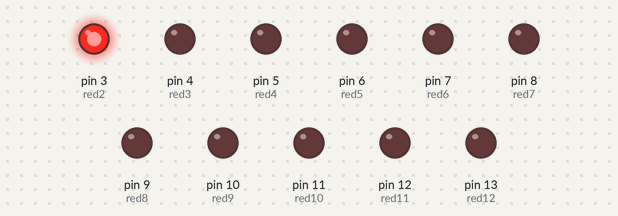
A sketch run on a simulated Arduino Uno, built with avr-gcc and run on an emulated ATmega328P. Parts: output pins drawn as LEDs (lit = HIGH).

Above: at 0.1 s.
At 12.9 s:
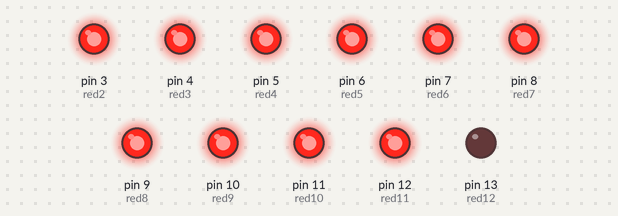
At 15.9 s:
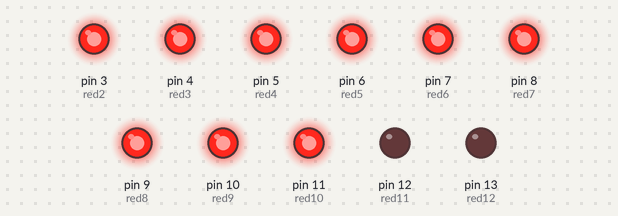
At 18.9 s:
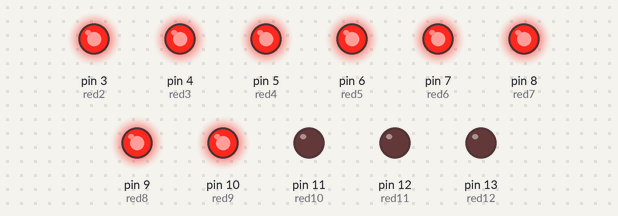
At 27.9 s:
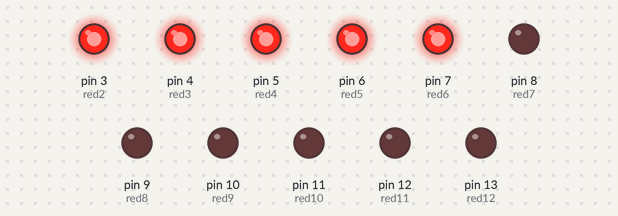
At 36.9 s:
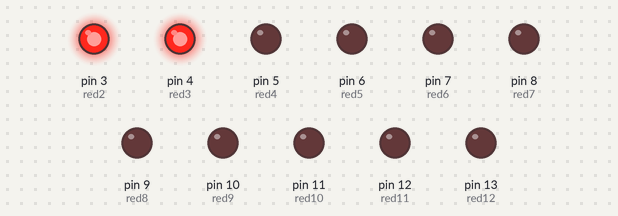
Timing chart, 0 to 40.0 s (numbered marks = the images above):
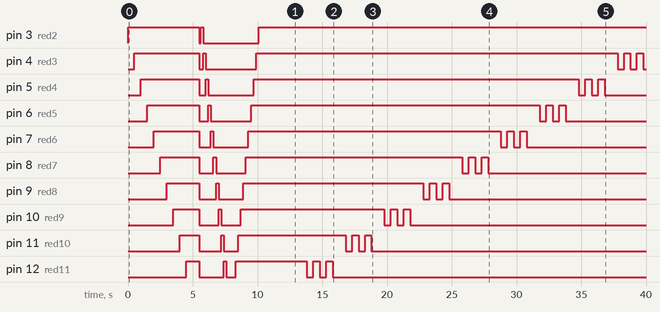

The sketch:

12LEDs-1.ino
```cpp
int red2=3;
int red3=4;
int red4=5;
int red5=6;
int red6=7;
int red7=8;
int red8=9;
int red9=10;;
int red10=11;
int red11=12;
int red12=13;

void setup() {
  // put your setup code here, to run once:
pinMode (red2,OUTPUT);
pinMode (red3,OUTPUT);
pinMode (red4,OUTPUT);
pinMode (red5,OUTPUT);
pinMode (red6,OUTPUT);
pinMode (red7,OUTPUT);
pinMode (red8,OUTPUT);
pinMode (red9,OUTPUT);
pinMode (red10,OUTPUT);
pinMode (red11,OUTPUT);
pinMode (red12,OUTPUT);
}


void loop() {
  // put your main code here, to run repeatedly:
digitalWrite (red2,1);
digitalWrite (red3,0);
digitalWrite (red4,0);
digitalWrite (red5,0);
digitalWrite (red6,0);
digitalWrite (red7,0);
digitalWrite (red8,0);
digitalWrite (red9,0);
digitalWrite (red10,0);
digitalWrite (red11,0);
digitalWrite (red12,0);
delay(500);
digitalWrite (red2,1);
digitalWrite (red3,1);
digitalWrite (red4,0);
digitalWrite (red5,0);
digitalWrite (red6,0);
digitalWrite (red7,0);
digitalWrite (red8,0);
digitalWrite (red9,0);
digitalWrite (red10,0);
digitalWrite (red11,0);
digitalWrite (red12,0);
delay(500);
digitalWrite (red2,1);
digitalWrite (red3,1);
digitalWrite (red4,1);
digitalWrite (red5,0);
digitalWrite (red6,0);
digitalWrite (red7,0);
digitalWrite (red8,0);
digitalWrite (red9,0);
digitalWrite (red10,0);
digitalWrite (red11,0);
digitalWrite (red12,0);
delay(500);
digitalWrite (red2,1);
digitalWrite (red3,1);
digitalWrite (red4,1);
digitalWrite (red5,1) ;
digitalWrite (red6,0);
digitalWrite (red7,0);
digitalWrite (red8,0);
digitalWrite (red9,0);
digitalWrite (red10,0);
digitalWrite (red11,0);
digitalWrite (red12,0);
delay(500);
digitalWrite (red2,1);
digitalWrite (red3,1);
digitalWrite (red4,1);
digitalWrite (red5,1) ;
digitalWrite (red6,1);
digitalWrite (red7,0);
digitalWrite (red8,0);
digitalWrite (red9,0);
digitalWrite (red10,0);
digitalWrite (red11,0);
digitalWrite (red12,0);
delay(500);
digitalWrite (red2,1);
digitalWrite (red3,1);
digitalWrite (red4,1);
digitalWrite (red5,1) ;
digitalWrite (red6,1);
digitalWrite (red7,1);
digitalWrite (red8,0);
digitalWrite (red9,0);
digitalWrite (red10,0);
digitalWrite (red11,0);
digitalWrite (red12,0);
delay(500);
digitalWrite (red2,1);
digitalWrite (red3,1);
digitalWrite (red4,1);
digitalWrite (red5,1) ;
digitalWrite (red6,1);
digitalWrite (red7,1);
digitalWrite (red8,1);
digitalWrite (red9,0);
digitalWrite (red10,0);
digitalWrite (red11,0);
digitalWrite (red12,0);
delay(500);
digitalWrite (red2,1);
digitalWrite (red3,1);
digitalWrite (red4,1);
digitalWrite (red5,1) ;
digitalWrite (red6,1);
digitalWrite (red7,1);
digitalWrite (red8,1);
digitalWrite (red9,1);
digitalWrite (red10,0);
digitalWrite (red11,0);
digitalWrite (red12,0);
delay(500);
digitalWrite (red2,1);
digitalWrite (red3,1);
digitalWrite (red4,1);
digitalWrite (red5,1) ;
digitalWrite (red6,1);
digitalWrite (red7,1);
digitalWrite (red8,1);
digitalWrite (red9,1);
digitalWrite (red10,1);
digitalWrite (red11,0);
digitalWrite (red12,0);
delay(500);
digitalWrite (red2,1);
digitalWrite (red3,1);
digitalWrite (red4,1);
digitalWrite (red5,1) ;
digitalWrite (red6,1);
digitalWrite (red7,1);
digitalWrite (red8,1);
digitalWrite (red9,1);
digitalWrite (red10,1);
digitalWrite (red11,1);
digitalWrite (red12,0);
delay(500);
digitalWrite (red2,1);
digitalWrite (red3,1);
digitalWrite (red4,1);
digitalWrite (red5,1) ;
digitalWrite (red6,1);
digitalWrite (red7,1);
digitalWrite (red8,1);
digitalWrite (red9,1);
digitalWrite (red10,1);
digitalWrite (red11,1);
digitalWrite (red12,1);
delay(500);
digitalWrite (red2,0);
digitalWrite (red3,0);
digitalWrite (red4,0);
digitalWrite (red5,0);
digitalWrite (red6,0);
digitalWrite (red7,0);
digitalWrite (red8,0);
digitalWrite (red9,0);
digitalWrite (red10,0);
digitalWrite (red11,0);
digitalWrite (red12,0);
delay (100);
digitalWrite (red2,1);
digitalWrite (red3,0);
digitalWrite (red4,0);
digitalWrite (red5,0);
digitalWrite (red6,0);
digitalWrite (red7,0);
digitalWrite (red8,0);
digitalWrite (red9,0);
digitalWrite (red10,0);
digitalWrite (red11,0);
digitalWrite (red12,0);
delay (200);
digitalWrite (red2,0);
digitalWrite (red3,1);
digitalWrite (red4,0);
digitalWrite (red5,0);
digitalWrite (red6,0);
digitalWrite (red7,0);
digitalWrite (red8,0);
digitalWrite (red9,0);
digitalWrite (red10,0);
digitalWrite (red11,0);
digitalWrite (red12,0);
delay (200);
digitalWrite (red2,0);
digitalWrite (red3,0);
digitalWrite (red4,1);
digitalWrite (red5,0);
digitalWrite (red6,0);
digitalWrite (red7,0);
digitalWrite (red8,0);
digitalWrite (red9,0);
digitalWrite (red10,0);
digitalWrite (red11,0);
digitalWrite (red12,0);
delay (200);
digitalWrite (red2,0);
digitalWrite (red3,0);
digitalWrite (red4,0);
digitalWrite (red5,1);
digitalWrite (red6,0);
digitalWrite (red7,0);
digitalWrite (red8,0);
digitalWrite (red9,0);
digitalWrite (red10,0);
digitalWrite (red11,0);
digitalWrite (red12,0);
delay (200);
digitalWrite (red2,0);
digitalWrite (red3,0);
digitalWrite (red4,0);
digitalWrite (red5,0);
digitalWrite (red6,1);
digitalWrite (red7,0);
digitalWrite (red8,0);
digitalWrite (red9,0);
digitalWrite (red10,0);
digitalWrite (red11,0);
digitalWrite (red12,0);
delay (200);
digitalWrite (red2,0);
digitalWrite (red3,0);
digitalWrite (red4,0);
digitalWrite (red5,0);
digitalWrite (red6,0);
digitalWrite (red7,1);
digitalWrite (red8,0);
digitalWrite (red9,0);
digitalWrite (red10,0);
digitalWrite (red11,0);
digitalWrite (red12,0);
delay (200);
digitalWrite (red2,0);
digitalWrite (red3,0);
digitalWrite (red4,0);
digitalWrite (red5,0);
digitalWrite (red6,0);
digitalWrite (red7,0);
digitalWrite (red8,1);
digitalWrite (red9,0);
digitalWrite (red10,0);
digitalWrite (red11,0);
digitalWrite (red12,0);
delay (200);
digitalWrite (red2,0);
digitalWrite (red3,0);
digitalWrite (red4,0);
digitalWrite (red5,0);
digitalWrite (red6,0);
digitalWrite (red7,0);
digitalWrite (red8,0);
digitalWrite (red9,1);
digitalWrite (red10,0);
digitalWrite (red11,0);
digitalWrite (red12,0);
delay (200);
digitalWrite (red2,0);
digitalWrite (red3,0);
digitalWrite (red4,0);
digitalWrite (red5,0);
digitalWrite (red6,0);
digitalWrite (red7,0);
digitalWrite (red8,0);
digitalWrite (red9,0);
digitalWrite (red10,1);
digitalWrite (red11,0);
digitalWrite (red12,0);
delay (200);
digitalWrite (red2,0);
digitalWrite (red3,0);
digitalWrite (red4,0);
digitalWrite (red5,0);
digitalWrite (red6,0);
digitalWrite (red7,0);
digitalWrite (red8,0);
digitalWrite (red9,0);
digitalWrite (red10,0);
digitalWrite (red11,1);
digitalWrite (red12,0);
delay (200);
digitalWrite (red2,0);
digitalWrite (red3,0);
digitalWrite (red4,0);
digitalWrite (red5,0);
digitalWrite (red6,0);
digitalWrite (red7,0);
digitalWrite (red8,0);
digitalWrite (red9,0);
digitalWrite (red10,0);
digitalWrite (red11,0);
digitalWrite (red12,1);
delay (500);
digitalWrite (red12,1);
delay (200);
digitalWrite (red11,1);
delay (200);
digitalWrite (red10,1);
delay (200);
digitalWrite (red9,1);
delay (200);
digitalWrite (red8,1);
delay (200);
digitalWrite (red7,1);
delay (200);
digitalWrite (red6,1);
delay (200);
digitalWrite (red5,1);
delay (200);
digitalWrite (red4,1);
delay (200);
digitalWrite (red3,1);
delay (200);
digitalWrite (red2,1);
delay (200);
for( int a = 0; a < 3; a = a +1 )  //Blink led 3 times
  {
  digitalWrite(13, HIGH);
  delay(500);
  digitalWrite(13, LOW);
  delay(500);
  }
for( int b = 0; b < 3; b = b +1 )
  {
  digitalWrite(12, HIGH);
  delay(500);
  digitalWrite(12, LOW);
  delay(500);
  }
for( int c = 0; c < 3; c = c +1 )
  {
  digitalWrite(11, HIGH);
  delay(500);
  digitalWrite(11, LOW);
  delay(500);
  }
for( int d = 0; d < 3; d = d +1 )  //Blink led 3 times
  {
  digitalWrite(10, HIGH);
  delay(500);
  digitalWrite(10, LOW);
  delay(500);
  }
for( int e = 0; e < 3; e = e +1 )
  {
  digitalWrite(9, HIGH);
  delay(500);
  digitalWrite(9, LOW);
  delay(500);
  }
for( int f = 0; f < 3; f = f +1 )
  {
  digitalWrite(8, HIGH);
  delay(500);
  digitalWrite(8, LOW);
  delay(500);
  }
for( int g = 0; g < 3; g = g +1 )  //Blink led 3 times
  {
  digitalWrite(7, HIGH);
  delay(500);
  digitalWrite(7, LOW);
  delay(500);
  }
for( int h = 0; h < 3; h = h +1 )
  {
  digitalWrite(6, HIGH);
  delay(500);
  digitalWrite(6, LOW);
  delay(500);
  }
for( int i = 0; i < 3; i = i +1 )
  {
  digitalWrite(5, HIGH);
  delay(500);
  digitalWrite(5, LOW);
  delay(500);
  }
for( int j = 0; j < 3; j = j +1 )  //Blink led 3 times
  {
  digitalWrite(4, HIGH);
  delay(500);
  digitalWrite(4, LOW);
  delay(500);
  }
for( int k = 0; k < 3; k = k +1 )
  {
  digitalWrite(3, HIGH);
  delay(500);
  digitalWrite(3, LOW);
  delay(500);
  }
for( int l = 0; l < 3; l = l +1 )
  {
  digitalWrite(2, HIGH);
  delay(500);
  digitalWrite(2, LOW);
  delay(500);
  }
for( int m = 0; m < 3; m = m +1 )
  {
  digitalWrite (red2,1);
  digitalWrite (red3,1);
  digitalWrite (red4,1);
  digitalWrite (red5,1) ;
  digitalWrite (red6,1);
  digitalWrite (red7,1);
  digitalWrite (red8,1);
  digitalWrite (red9,1);
  digitalWrite (red10,1);
  digitalWrite (red11,1);
  digitalWrite (red12,1);
  delay(500);
  digitalWrite (red2,0);
  digitalWrite (red3,0);
  digitalWrite (red4,0);
  digitalWrite (red5,0);
  digitalWrite (red6,0);
  digitalWrite (red7,0);
  digitalWrite (red8,0);
  digitalWrite (red9,0);
  digitalWrite (red10,0);
  digitalWrite (red11,0);
  digitalWrite (red12,0);
  delay(500);
  }
}
```

Measured:
- by itself, pin 3 (red2): goes HIGH 5.5 s, LOW 0.10 s, HIGH 0.20 s, LOW 4.3 s, then HIGH
- by itself, pin 4 (red3): LOW → HIGH at 0.50 s, → LOW 5.0 s later, → HIGH 0.30 s later, → LOW 0.20 s later, … (10 changes in this stretch)
- by itself, pin 5 (red4): LOW → HIGH at 1.0 s, → LOW 4.5 s later, → HIGH 0.50 s later, → LOW 0.20 s later, … (10 changes in this stretch)
- by itself, pin 6 (red5): LOW → HIGH at 1.5 s, → LOW 4.0 s later, → HIGH 0.70 s later, → LOW 0.20 s later, … (10 changes in this stretch)
- by itself, pin 7 (red6): LOW → HIGH at 2.0 s, → LOW 3.5 s later, → HIGH 0.90 s later, → LOW 0.20 s later, … (10 changes in this stretch)
- by itself, pin 8 (red7): LOW → HIGH at 2.5 s, → LOW 3.0 s later, → HIGH 1.1 s later, → LOW 0.20 s later, … (10 changes in this stretch)
- by itself, pin 9 (red8): LOW → HIGH at 3.0 s, → LOW 2.5 s later, → HIGH 1.3 s later, → LOW 0.20 s later, … (10 changes in this stretch)
- by itself, pin 10 (red9): LOW → HIGH at 3.5 s, → LOW 2.0 s later, → HIGH 1.5 s later, → LOW 0.20 s later, … (10 changes in this stretch)
